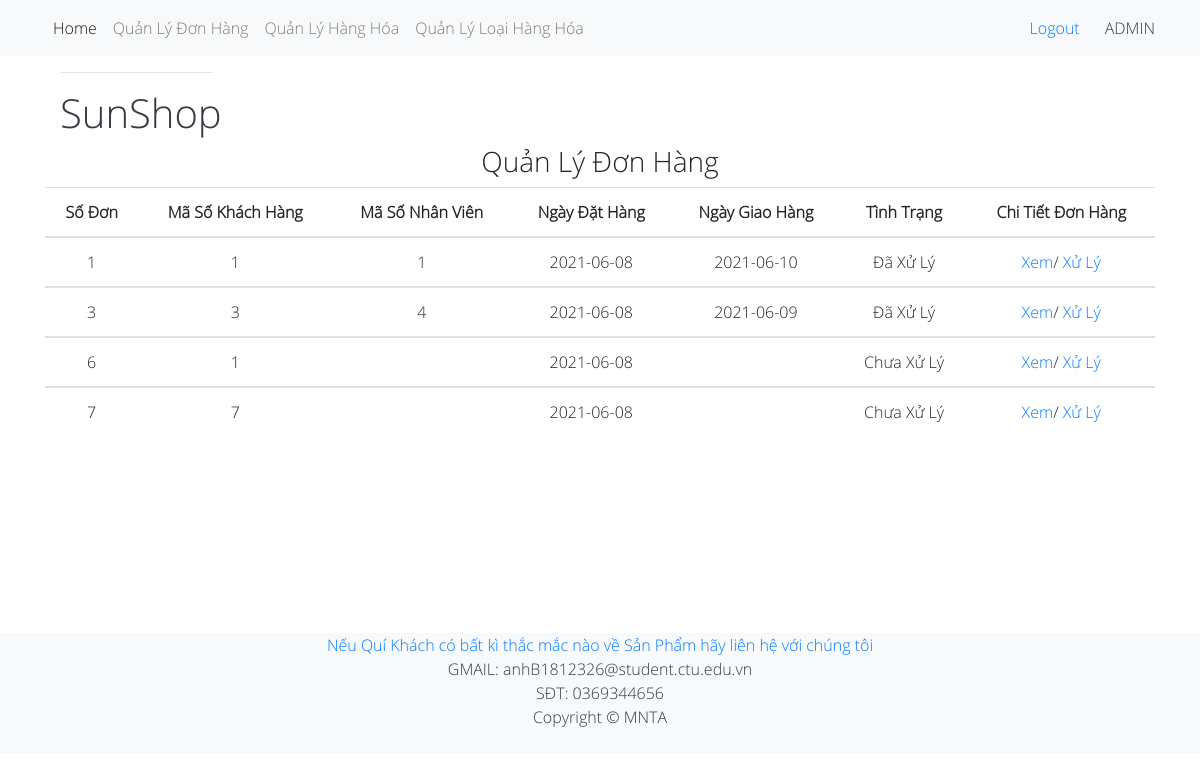
The page /admin/index.php?action=quanlydonhang&query=lietke on the database its author committed.
### tables this page shows
CREATE TABLE `dathang` (
  `SoDonDH` int(11) NOT NULL,
  `MSKH` int(11) NOT NULL,
  `MSNV` int(11) DEFAULT NULL,
  `NgayDH` date NOT NULL DEFAULT current_timestamp(),
  `NgayGH` date DEFAULT NULL CHECK (`NgayDH` <= `NgayGH`)
);

### admin/main/quanlydonhang/lietke.php (the view)
<?php
	$sql_lietke_donhang = "SELECT * FROM  dathang";
	$query_lietke_donhang = mysqli_query($mysqli,$sql_lietke_donhang);
?>
<div class="col text-center h3">Quản Lý Đơn Hàng</div>
<table class="table text-center" style="margin-bottom:17.8%;">
  <thead>
  <tr>
  	<th scope="col">Số Đơn</th>
    <th scope="col">Mã Số Khách Hàng</th>
    <th scope="col">Mã Số Nhân Viên</th>
    <th scope="col">Ngày Đặt Hàng </th>
    <th scope="col">Ngày Giao Hàng</th>
    <th scope="col">Tình Trạng</th>
    <th scope="col">Chi Tiết Đơn Hàng</th>
  </tr>
</thead>
  <?php
  while($row = mysqli_fetch_array($query_lietke_donhang)){
  ?>
  <tbody>
  <tr>
  	<td scope="col"><?php echo $row['SoDonDH'] ?></td>
    <td scope="col"><?php echo $row['MSKH'] ?></td>
    <td scope="col"><?php echo $row['MSNV'] ?></td>
    <td scope="col"><?php echo $row['NgayDH'] ?></td>
    <td scope="col"><?php echo $row['NgayGH'] ?></td>
    <td scope="col"><?php if(($row['MSNV'] && $row['NgayGH']) == NULL){
    	echo "Chưa Xử Lý";
    }else echo "Đã Xử Lý" ;
    ?>
    </td>
    <td scope="col">
    	<a href="index.php?action=quanlydonhang&query=chitiet&sodondh=<?php echo $row['SoDonDH'] ?>&mskh=<?php echo $row['MSKH'] ?>&msnv=<?php echo $row['MSNV'] ?>">Xem</a>/
    	<a href="index.php?action=quanlydonhang&query=xuly&sodondh=<?php echo $row['SoDonDH'] ?>">Xử Lý</a>
  	</td>
  </tr>
  <?php
  }
  ?>
  </tbody>
</table>

### style-3.css (style rules this page uses)
* { margin: 0; padding: 0; border-radius: 0 !important; font-family: Sans; }

### rows shown on the page
dathang: SoDonDH "1", MSKH "1", MSNV "1", NgayDH "2021-06-08", NgayGH "2021-06-10", shows "Đã Xử Lý"
dathang: SoDonDH "3", MSKH "3", MSNV "4", NgayDH "2021-06-08", NgayGH "2021-06-09", shows "Đã Xử Lý"
dathang: SoDonDH "6", MSKH "1", NgayDH "2021-06-08", shows "Chưa Xử Lý"
dathang: SoDonDH "7", MSKH "7", NgayDH "2021-06-08", shows "Chưa Xử Lý"
